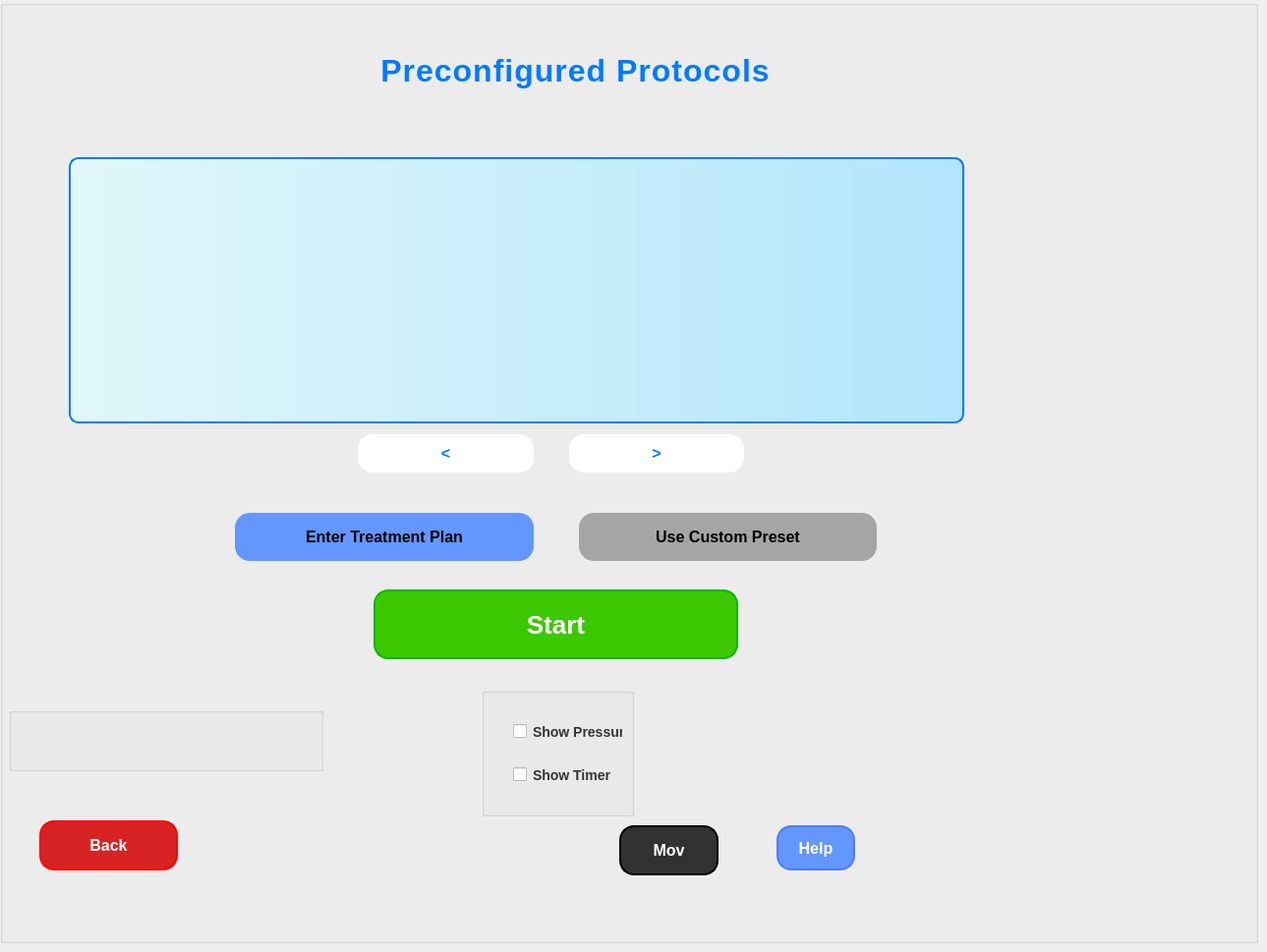
    <widget class="QWidget" name="page_2">
     <widget class="QGroupBox" name="groupBox_3">
      <property name="geometry">
       <rect>
        <x>0</x>
        <y>0</y>
        <width>1280</width>
        <height>960</height>
       </rect>
      </property>
      <property name="title">
       <string/>
      </property>
      <widget class="QGroupBox" name="groupBox_10">
       <property name="geometry">
        <rect>
         <x>230</x>
         <y>510</y>
         <width>671</width>
         <height>74</height>
        </rect>
       </property>
       <property name="styleSheet">
        <string notr="true">    border: none;</string>
       </property>
       <property name="title">
        <string/>
       </property>
       <layout class="QHBoxLayout" name="horizontalLayout_6">
        <item>
         <widget class="QPushButton" name="enterTreatmentPlanBtn">
          <property name="minimumSize">
           <size>
            <width>244</width>
            <height>47</height>
           </size>
          </property>
          <property name="styleSheet">
           <string notr="true">background-color:
                                                            rgb(100, 150, 255); color: #rgba(150, 150, 150, 250); border: 2px
                                                            solid #007bff; padding: 15px 30px;
                                                            border-radius: 15px; font-size: 16px;
                                                            font-weight: bold; cursor: pointer;
                                                            transition: all 0.3s ease; box-shadow: 0
                                                            4px 8px rgba(0, 0, 0, 0.1);
                                                            margin-right: 20px;</string>
          </property>
          <property name="text">
           <string>Enter Treatment Plan</string>
          </property>
         </widget>
        </item>
        <item>
         <widget class="QPushButton" name="useCustomPresetBtn">
          <property name="styleSheet">
           <string notr="true">background-color:
                                                            rgb(165, 165, 166);  color: #rgba(150, 150, 150, 250); border: 2px
                                                            solid  rgb(125, 125, 125); padding: 15px 30px;
                                                            border-radius: 15px; font-size: 16px;
                                                            font-weight: bold; cursor: pointer;
                                                            transition: all 0.3s ease; box-shadow: 0
                                                            4px 8px rgba(0, 0, 0, 0.1);
                                                            margin-left: 20px;</string>
          </property>
          <property name="text">
           <string>Use Custom Preset</string>
          </property>
         </widget>
        </item>
       </layout>
      </widget>
      <widget class="QGroupBox" name="groupBox_7">
       <property name="geometry">
        <rect>
         <x>490</x>
         <y>700</y>
         <width>155</width>
         <height>131</height>
        </rect>
       </property>
       <property name="title">
        <string/>
       </property>
       <layout class="QVBoxLayout" name="verticalLayout">
        <item>
         <widget class="QCheckBox" name="showPressureCheckBox">
          <property name="enabled">
           <bool>true</bool>
          </property>
          <property name="styleSheet">
           <string notr="true">    font-weight: bold;
    margin-left: 20px;
    font-size: 14px;
    color: #333333;</string>
          </property>
          <property name="text">
           <string>Show Pressure</string>
          </property>
         </widget>
        </item>
        <item>
         <widget class="QCheckBox" name="showTimerCheckBox">
          <property name="styleSheet">
           <string notr="true">    font-weight: bold;
    margin-left: 20px;
    font-size: 14px;
    color: #333333;</string>
          </property>
          <property name="text">
           <string>Show Timer</string>
          </property>
         </widget>
        </item>
       </layout>
      </widget>
      <widget class="QGroupBox" name="groupBox_8">
       <property name="geometry">
        <rect>
         <x>9</x>
         <y>720</y>
         <width>320</width>
         <height>65</height>
        </rect>
       </property>
       <property name="styleSheet">
        <string notr="true"/>
       </property>
       <property name="title">
        <string/>
       </property>
       <layout class="QHBoxLayout" name="horizontalLayout_2"/>
      </widget>
      <widget class="QGroupBox" name="groupBox_6">
       <property name="geometry">
        <rect>
         <x>310</x>
         <y>430</y>
         <width>501</width>
         <height>64</height>
        </rect>
       </property>
       <property name="styleSheet">
        <string notr="true">    border: none;</string>
       </property>
       <property name="title">
        <string/>
       </property>
       <layout class="QHBoxLayout" name="horizontalLayout_4">
        <item>
         <widget class="QPushButton" name="protocolLeftButton">
          <property name="styleSheet">
           <string notr="true">background-color:
                                                            #ffffff; color: #007bff; border: 2px
                                                            solid #007bff; padding: 10px 5px; margin: 0px 15px 0px 45px;
                                                            border-radius: 15px; font-size: 16px;
                                                            font-weight: bold; cursor: pointer;
                                                            transition: all 0.3s ease; box-shadow: 0
                                                            4px 8px rgba(0, 0, 0, 0.1);
                                                            </string>
          </property>
          <property name="text">
           <string>&lt;</string>
          </property>
         </widget>
        </item>
        <item>
         <widget class="QPushButton" name="protocolRightButton">
          <property name="styleSheet">
           <string notr="true">background-color:
                                                            #ffffff; color: #007bff; border: 2px
                                                            solid #007bff; padding: 10px 5px; ; margin: 0px 45px 0px 15px;
                                                            border-radius: 15px; font-size: 16px;
                                                            font-weight: bold; cursor: pointer;
                                                            transition: all 0.3s ease; box-shadow: 0
                                                            4px 8px rgba(0, 0, 0, 0.1);
                                 </string>
          </property>
          <property name="text">
           <string>&gt;</string>
          </property>
         </widget>
        </item>
       </layout>
      </widget>
      <widget class="QLabel" name="protocolGraphics">
       <property name="geometry">
        <rect>
         <x>70</x>
         <y>160</y>
         <width>911</width>
         <height>271</height>
        </rect>
       </property>
       <property name="styleSheet">
        <string notr="true">
    border: 2px solid #007bff;
    border-radius: 10px;
    padding: 20px;
    background: qlineargradient(spread:pad, x1:0, y1:0, x2:1, y2:0, stop:0 #e0f7fa, stop:1 #b3e5fc);
    box-shadow: 0 4px 8px rgba(0, 0, 0, 0.2);</string>
       </property>
       <property name="text">
        <string/>
       </property>
       <property name="scaledContents">
        <bool>true</bool>
       </property>
      </widget>
      <widget class="QLabel" name="protocolTitle">
       <property name="geometry">
        <rect>
         <x>370</x>
         <y>30</y>
         <width>431</width>
         <height>73</height>
        </rect>
       </property>
       <property name="font">
        <font>
         <pointsize>-1</pointsize>
         <bold>true</bold>
        </font>
       </property>
       <property name="styleSheet">
        <string notr="true">    font-size: 32px;
    color: #007bff;
    margin-top: 10px;
    font-weight: bold;
    letter-spacing: 1px;
    padding: 10px;
    text-align: center;
    border-radius: 5px;</string>
       </property>
       <property name="text">
        <string>Preconfigured Protocols</string>
       </property>
       <property name="alignment">
        <set>Qt::AlignCenter</set>
       </property>
      </widget>
      <widget class="QLabel" name="logoLbl_4">
       <property name="geometry">
        <rect>
         <x>40</x>
         <y>20</y>
         <width>341</width>
         <height>101</height>
        </rect>
       </property>
       <property name="text">
        <string/>
       </property>
       <property name="pixmap">
        <pixmap>images/logo.png</pixmap>
       </property>
      </widget>
      <widget class="QPushButton" name="movieButton">
       <property name="geometry">
        <rect>
         <x>630</x>
         <y>840</y>
         <width>101</width>
         <height>51</height>
        </rect>
       </property>
       <property name="styleSheet">
        <string notr="true">    background-color:rgb(50, 50, 50);
    color: rgba(255, 255, 255, 1);
    border: 2px solid black;
    padding: 10px 20px;
    border-radius: 15px;
    font-size: 16px;
    font-weight: bold;
    cursor: pointer;
    transition: all 0.3s ease;
    box-shadow: 0 4px 8px rgba(0, 0, 0, 0.1);</string>
       </property>
       <property name="text">
        <string>Mov</string>
       </property>
       <property name="icon">
        <iconset>
         <normaloff>images/movie.png</normaloff>images/movie.png</iconset>
       </property>
      </widget>
      <widget class="QPushButton" name="helpButton">
       <property name="geometry">
        <rect>
         <x>790</x>
         <y>840</y>
         <width>80</width>
         <height>46</height>
        </rect>
       </property>
       <property name="styleSheet">
        <string notr="true">    background-color: rgb(100, 150, 255);
    color: rgba(255, 255, 255, 1);
    border: 2px solid rgb(75, 125, 255);
    padding: 10px 20px;
    border-radius: 15px;
    font-size: 16px;
    font-weight: bold;
    cursor: pointer;
    transition: all 0.3s ease;
    box-shadow: 0 4px 8px rgba(0, 0, 0, 0.1);</string>
       </property>
       <property name="text">
        <string>Help</string>
       </property>
      </widget>
      <widget class="QPushButton" name="backButton">
       <property name="geometry">
        <rect>
         <x>40</x>
         <y>835</y>
         <width>141</width>
         <height>51</height>
        </rect>
       </property>
       <property name="styleSheet">
        <string notr="true">    background-color: rgb(215, 35, 35);
    color: white;
    border: 2px solid red;
    padding: 10px 20px;
    border-radius: 15px;
    font-size: 16px;
    font-weight: bold;
    cursor: pointer;
    transition: all 0.3s ease;
    box-shadow: 0 4px 8px rgba(0, 0, 0, 0.1);</string>
       </property>
       <property name="text">
        <string>Back</string>
       </property>
      </widget>
      <widget class="QPushButton" name="startButton">
       <property name="geometry">
        <rect>
         <x>280</x>
         <y>600</y>
         <width>571</width>
         <height>71</height>
        </rect>
       </property>
       <property name="minimumSize">
        <size>
         <width>244</width>
         <height>47</height>
        </size>
       </property>
       <property name="styleSheet">
        <string notr="true">    background-color:rgb(60, 200, 0);
    color: rgba(255, 255, 255, 1);
    border: 2px solid rgb(0, 185, 0);
    padding: 10px 20px;
    margin: 0px 100px;
    border-radius: 15px;
    font-size: 26px;
    font-weight: bold;
    cursor: pointer;
    transition: all 0.3s ease;
    box-shadow: 0 4px 8px rgba(0, 0, 0, 0.1);</string>
       </property>
       <property name="text">
        <string>Start</string>
       </property>
      </widget>
     </widget>
    </widget>
